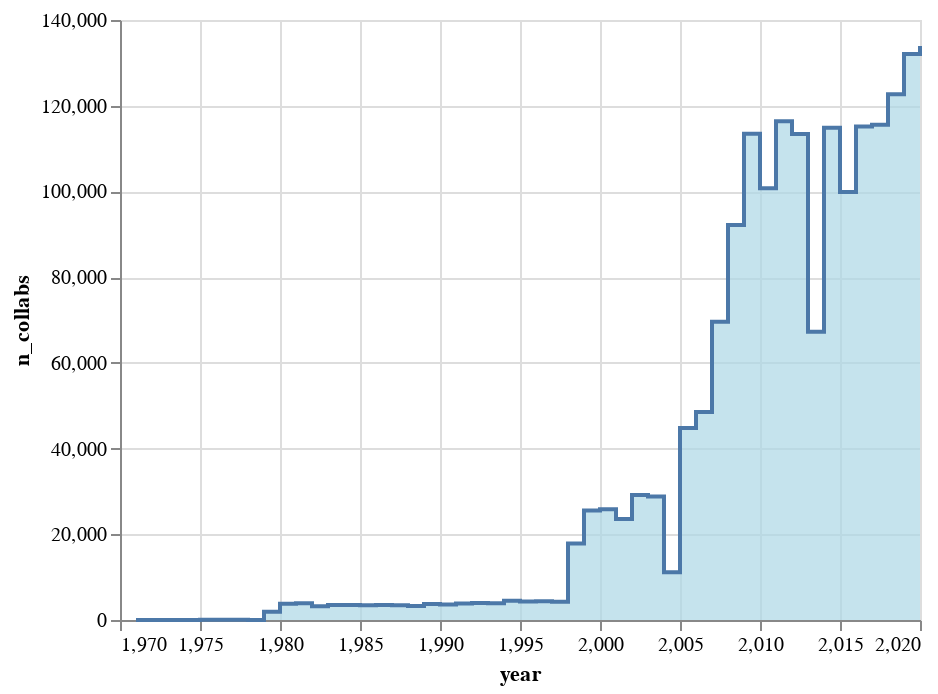

Here is the notebook cell this chart was saved with:
### Code cell
alt.Chart(df_summary).mark_area(
    color="lightblue",
    interpolate='step-after',
    line=True
).encode(
    x='year',
    y='n_collabs'
)

### Figure 1 — Vega-Lite specification as saved in the notebook (floating-point values rounded to 4 significant figures)
{"config": {"view": {"continuousWidth": 400, "continuousHeight": 300}}, "data": {"name": "data-db74778010134993643cce71a89b72e6"}, "mark": {"type": "area", "color": "lightblue", "interpolate": "step-after", "line": true}, "encoding": {"x": {"type": "quantitative", "field": "year"}, "y": {"type": "quantitative", "field": "n_collabs"}}, "$schema": "https://vega.github.io/schema/vega-lite/v4.8.1.json", "datasets": {"data-db74778010134993643cce71a89b72e6": [{"year": 1971, "n_authors": 35, "n_papers": 28, "n_authors_per_paper": 1.5, "n_papers_per_author": 1.2, "n_collabs": 13, "n_isolates": 12, "mean_collabs": 0.7429, "largest_component": 0.1143}, {"year": 1972, "n_authors": 58, "n_papers": 42, "n_authors_per_paper": 1.429, "n_papers_per_author": 1.034, "n_collabs": 18, "n_isolates": 22, "mean_collabs": 0.6207, "largest_component": 0.03448}, {"year": 1973, "n_authors": 47, "n_papers": 36, "n_authors_per_paper": 1.333, "n_papers_per_author": 1.021, "n_collabs": 12, "n_isolates": 23, "mean_collabs": 0.5106, "largest_component": 0.04255}, {"year": 1974, "n_authors": 47, "n_papers": 34, "n_authors_per_paper": 1.441, "n_papers_per_author": 1.043, "n_collabs": 15, "n_isolates": 17, "mean_collabs": 0.6383, "largest_component": 0.04255}, {"year": 1975, "n_authors": 161, "n_papers": 131, "n_authors_per_paper": 1.359, "n_papers_per_author": 1.106, "n_collabs": 44, "n_isolates": 74, "mean_collabs": 0.5466, "largest_component": 0.01863}, {"year": 1976, "n_authors": 120, "n_papers": 96, "n_authors_per_paper": 1.375, "n_papers_per_author": 1.1, "n_collabs": 35, "n_isolates": 54, "mean_collabs": 0.5833, "largest_component": 0.03333}, {"year": 1977, "n_authors": 103, "n_papers": 81, "n_authors_per_paper": 1.432, "n_papers_per_author": 1.126, "n_collabs": 34, "n_isolates": 38, "mean_collabs": 0.6602, "largest_component": 0.02913}, {"year": 1978, "n_authors": 34, "n_papers": 28, "n_authors_per_paper": 1.357, "n_papers_per_author": 1.118, "n_collabs": 10, "n_isolates": 14, "mean_collabs": 0.5882, "largest_component": 0.05882}, {"year": 1979, "n_authors": 8860, "n_papers": 7996, "n_authors_per_paper": 1.248, "n_papers_per_author": 1.126, "n_collabs": 1914, "n_isolates": 5197, "mean_collabs": 0.4321, "largest_component": 0.0006772}, {"year": 1980, "n_authors": 15717, "n_papers": 15008, "n_authors_per_paper": 1.265, "n_papers_per_author": 1.208, "n_collabs": 3797, "n_isolates": 8707, "mean_collabs": 0.4832, "largest_component": 0.000509}, {"year": 1981, "n_authors": 15820, "n_papers": 15090, "n_authors_per_paper": 1.271, "n_papers_per_author": 1.212, "n_collabs": 3909, "n_isolates": 8603, "mean_collabs": 0.4942, "largest_component": 0.0006321}, {"year": 1982, "n_authors": 13248, "n_papers": 12408, "n_authors_per_paper": 1.271, "n_papers_per_author": 1.191, "n_collabs": 3231, "n_isolates": 7205, "mean_collabs": 0.4878, "largest_component": 0.0006793}, {"year": 1983, "n_authors": 14570, "n_papers": 13565, "n_authors_per_paper": 1.272, "n_papers_per_author": 1.184, "n_collabs": 3527, "n_isolates": 7947, "mean_collabs": 0.4841, "largest_component": 0.0004804}, {"year": 1984, "n_authors": 14422, "n_papers": 13707, "n_authors_per_paper": 1.268, "n_papers_per_author": 1.206, "n_collabs": 3488, "n_isolates": 7955, "mean_collabs": 0.4837, "largest_component": 0.0007627}, {"year": 1985, "n_authors": 14106, "n_papers": 13415, "n_authors_per_paper": 1.268, "n_papers_per_author": 1.205, "n_collabs": 3418, "n_isolates": 7728, "mean_collabs": 0.4846, "largest_component": 0.0005671}, {"year": 1986, "n_authors": 14348, "n_papers": 13360, "n_authors_per_paper": 1.272, "n_papers_per_author": 1.185, "n_collabs": 3513, "n_isolates": 7740, "mean_collabs": 0.4897, "largest_component": 0.000697}, {"year": 1987, "n_authors": 14471, "n_papers": 13475, "n_authors_per_paper": 1.269, "n_papers_per_author": 1.181, "n_collabs": 3466, "n_isolates": 7976, "mean_collabs": 0.479, "largest_component": 0.0008983}, {"year": 1988, "n_authors": 13647, "n_papers": 12683, "n_authors_per_paper": 1.268, "n_papers_per_author": 1.179, "n_collabs": 3265, "n_isolates": 7483, "mean_collabs": 0.4785, "largest_component": 0.0005129}, {"year": 1989, "n_authors": 15746, "n_papers": 14852, "n_authors_per_paper": 1.26, "n_papers_per_author": 1.189, "n_collabs": 3721, "n_isolates": 8757, "mean_collabs": 0.4726, "largest_component": 0.0004446}, {"year": 1990, "n_authors": 15161, "n_papers": 14224, "n_authors_per_paper": 1.266, "n_papers_per_author": 1.187, "n_collabs": 3636, "n_isolates": 8336, "mean_collabs": 0.4797, "largest_component": 0.0005277}, {"year": 1991, "n_authors": 15641, "n_papers": 14467, "n_authors_per_paper": 1.278, "n_papers_per_author": 1.182, "n_collabs": 3851, "n_isolates": 8415, "mean_collabs": 0.4924, "largest_component": 0.0005115}, {"year": 1992, "n_authors": 15973, "n_papers": 14889, "n_authors_per_paper": 1.278, "n_papers_per_author": 1.192, "n_collabs": 3978, "n_isolates": 8567, "mean_collabs": 0.4981, "largest_component": 0.0005008}, {"year": 1993, "n_authors": 15768, "n_papers": 14683, "n_authors_per_paper": 1.279, "n_papers_per_author": 1.191, "n_collabs": 3910, "n_isolates": 8438, "mean_collabs": 0.4959, "largest_component": 0.0005074}, {"year": 1994, "n_authors": 17965, "n_papers": 16970, "n_authors_per_paper": 1.275, "n_papers_per_author": 1.204, "n_collabs": 4480, "n_isolates": 9653, "mean_collabs": 0.4987, "largest_component": 0.000835}, {"year": 1995, "n_authors": 17882, "n_papers": 16748, "n_authors_per_paper": 1.269, "n_papers_per_author": 1.189, "n_collabs": 4327, "n_isolates": 9758, "mean_collabs": 0.484, "largest_component": 0.0005033}, {"year": 1996, "n_authors": 17514, "n_papers": 16117, "n_authors_per_paper": 1.28, "n_papers_per_author": 1.178, "n_collabs": 4354, "n_isolates": 9343, "mean_collabs": 0.4972, "largest_component": 0.0003997}, {"year": 1997, "n_authors": 17462, "n_papers": 15988, "n_authors_per_paper": 1.278, "n_papers_per_author": 1.17, "n_collabs": 4282, "n_isolates": 9388, "mean_collabs": 0.4904, "largest_component": 0.0004009}, {"year": 1998, "n_authors": 21557, "n_papers": 14482, "n_authors_per_paper": 1.758, "n_papers_per_author": 1.181, "n_collabs": 17871, "n_isolates": 6230, "mean_collabs": 1.658, "largest_component": 0.004685}, {"year": 1999, "n_authors": 26441, "n_papers": 17212, "n_authors_per_paper": 1.864, "n_papers_per_author": 1.213, "n_collabs": 25535, "n_isolates": 6745, "mean_collabs": 1.931, "largest_component": 0.004992}, {"year": 2000, "n_authors": 26663, "n_papers": 17873, "n_authors_per_paper": 1.847, "n_papers_per_author": 1.238, "n_collabs": 25841, "n_isolates": 6901, "mean_collabs": 1.938, "largest_component": 0.006038}, {"year": 2001, "n_authors": 24505, "n_papers": 15853, "n_authors_per_paper": 1.86, "n_papers_per_author": 1.203, "n_collabs": 23559, "n_isolates": 6347, "mean_collabs": 1.923, "largest_component": 0.005672}, {"year": 2002, "n_authors": 28411, "n_papers": 18486, "n_authors_per_paper": 1.913, "n_papers_per_author": 1.244, "n_collabs": 29155, "n_isolates": 6718, "mean_collabs": 2.052, "largest_component": 0.02946}, {"year": 2003, "n_authors": 27480, "n_papers": 17449, "n_authors_per_paper": 1.929, "n_papers_per_author": 1.225, "n_collabs": 28829, "n_isolates": 6391, "mean_collabs": 2.098, "largest_component": 0.004803}, {"year": 2004, "n_authors": 11193, "n_papers": 6432, "n_authors_per_paper": 1.932, "n_papers_per_author": 1.11, "n_collabs": 11136, "n_isolates": 2806, "mean_collabs": 1.99, "largest_component": 0.005092}, {"year": 2005, "n_authors": 33034, "n_papers": 18775, "n_authors_per_paper": 2.242, "n_papers_per_author": 1.274, "n_collabs": 44784, "n_isolates": 5384, "mean_collabs": 2.711, "largest_component": 0.09136}, {"year": 2006, "n_authors": 34145, "n_papers": 18837, "n_authors_per_paper": 2.3, "n_papers_per_author": 1.269, "n_collabs": 48534, "n_isolates": 5061, "mean_collabs": 2.843, "largest_component": 0.07846}, {"year": 2007, "n_authors": 47580, "n_papers": 28125, "n_authors_per_paper": 2.254, "n_papers_per_author": 1.332, "n_collabs": 69576, "n_isolates": 7609, "mean_collabs": 2.925, "largest_component": 0.1646}, {"year": 2008, "n_authors": 59667, "n_papers": 35104, "n_authors_per_paper": 2.318, "n_papers_per_author": 1.364, "n_collabs": 92181, "n_isolates": 8751, "mean_collabs": 3.09, "largest_component": 0.2003}, {"year": 2009, "n_authors": 70702, "n_papers": 41251, "n_authors_per_paper": 2.32, "n_papers_per_author": 1.354, "n_collabs": 113433, "n_isolates": 10591, "mean_collabs": 3.209, "largest_component": 0.2118}, {"year": 2010, "n_authors": 65676, "n_papers": 37039, "n_authors_per_paper": 2.34, "n_papers_per_author": 1.32, "n_collabs": 100742, "n_isolates": 9570, "mean_collabs": 3.068, "largest_component": 0.1823}, {"year": 2011, "n_authors": 67938, "n_papers": 36226, "n_authors_per_paper": 2.488, "n_papers_per_author": 1.327, "n_collabs": 116363, "n_isolates": 8740, "mean_collabs": 3.426, "largest_component": 0.2069}, {"year": 2012, "n_authors": 66880, "n_papers": 35059, "n_authors_per_paper": 2.496, "n_papers_per_author": 1.308, "n_collabs": 113423, "n_isolates": 8323, "mean_collabs": 3.392, "largest_component": 0.2006}, {"year": 2013, "n_authors": 41771, "n_papers": 19696, "n_authors_per_paper": 2.556, "n_papers_per_author": 1.205, "n_collabs": 67267, "n_isolates": 5049, "mean_collabs": 3.221, "largest_component": 0.08073}, {"year": 2014, "n_authors": 68363, "n_papers": 37226, "n_authors_per_paper": 2.456, "n_papers_per_author": 1.337, "n_collabs": 114852, "n_isolates": 8417, "mean_collabs": 3.36, "largest_component": 0.2105}, {"year": 2015, "n_authors": 67181, "n_papers": 36610, "n_authors_per_paper": 2.38, "n_papers_per_author": 1.297, "n_collabs": 99874, "n_isolates": 8830, "mean_collabs": 2.973, "largest_component": 0.1344}, {"year": 2016, "n_authors": 72588, "n_papers": 38588, "n_authors_per_paper": 2.455, "n_papers_per_author": 1.305, "n_collabs": 115138, "n_isolates": 8665, "mean_collabs": 3.172, "largest_component": 0.1615}, {"year": 2017, "n_authors": 73079, "n_papers": 38305, "n_authors_per_paper": 2.479, "n_papers_per_author": 1.299, "n_collabs": 115579, "n_isolates": 8428, "mean_collabs": 3.163, "largest_component": 0.1701}, {"year": 2018, "n_authors": 71355, "n_papers": 35528, "n_authors_per_paper": 2.581, "n_papers_per_author": 1.285, "n_collabs": 122699, "n_isolates": 7367, "mean_collabs": 3.439, "largest_component": 0.1816}, {"year": 2019, "n_authors": 75879, "n_papers": 36992, "n_authors_per_paper": 2.642, "n_papers_per_author": 1.288, "n_collabs": 132042, "n_isolates": 7256, "mean_collabs": 3.48, "largest_component": 0.1909}, {"year": 2020, "n_authors": 77282, "n_papers": 37152, "n_authors_per_paper": 2.659, "n_papers_per_author": 1.278, "n_collabs": 133958, "n_isolates": 7373, "mean_collabs": 3.467, "largest_component": 0.1917}]}}
